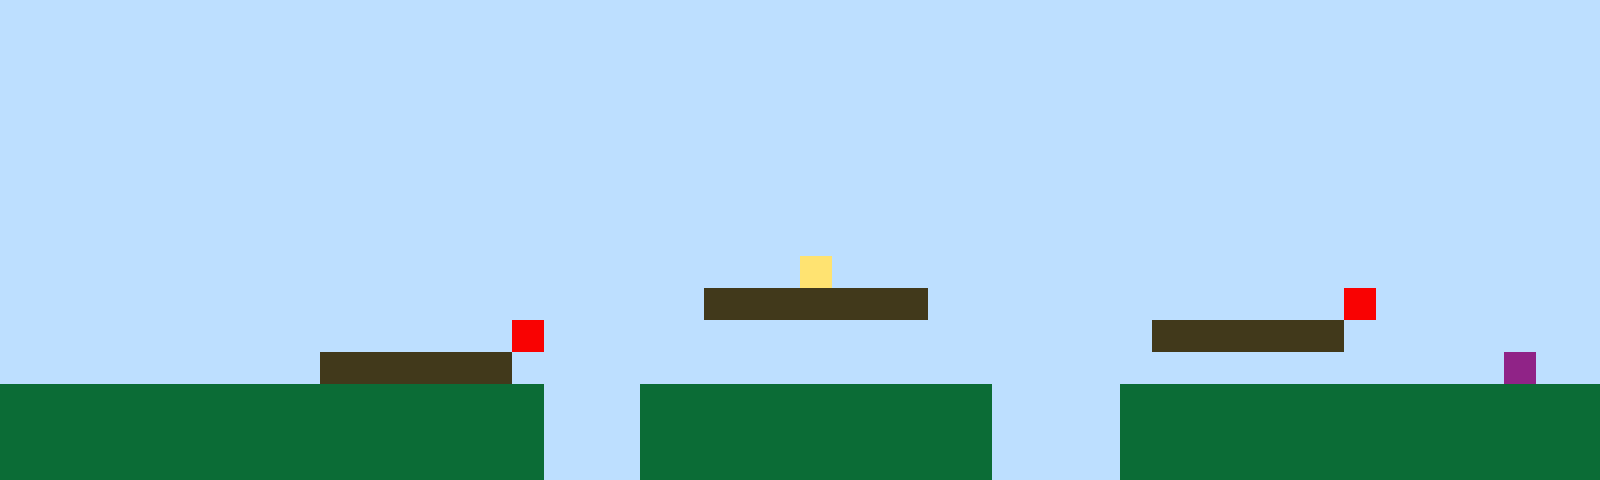

This game map was drawn from its Tiled (.tmx) file and the tilesets committed beside it. A one-line description and the full map source follow:
An orthogonal 50x15 tile map with 32x32 px tiles, 1 tile layer (Tile Layer 1).

<map version="1.10" tiledversion="1.11.2" orientation="orthogonal" renderorder="right-up" width="50" height="15" tilewidth="32" tileheight="32" infinite="0" nextlayerid="2" nextobjectid="1"><editorsettings><export target="map1.csv" format="csv" /></editorsettings><tileset firstgid="1" name="sprites" tilewidth="32" tileheight="32" tilecount="6" columns="3"><image source="sprites.png" width="96" height="64" /></tileset><layer id="1" name="Tile Layer 1" width="50" height="15"><data encoding="csv">1,1,1,1,1,1,1,1,1,1,1,1,1,1,1,1,1,1,1,1,1,1,1,1,1,1,1,1,1,1,1,1,1,1,1,1,1,1,1,1,1,1,1,1,1,1,1,1,1,1,1,1,1,1,1,1,1,1,1,1,1,1,1,1,1,1,1,1,1,1,1,1,1,1,1,1,1,1,1,1,1,1,1,1,1,1,1,1,1,1,1,1,1,1,1,1,1,1,1,1,1,1,1,1,1,1,1,1,1,1,1,1,1,1,1,1,1,1,1,1,1,1,1,1,1,1,1,1,1,1,1,1,1,1,1,1,1,1,1,1,1,1,1,1,1,1,1,1,1,1,1,1,1,1,1,1,1,1,1,1,1,1,1,1,1,1,1,1,1,1,1,1,1,1,1,1,1,1,1,1,1,1,1,1,1,1,1,1,1,1,1,1,1,1,1,1,1,1,1,1,1,1,1,1,1,1,1,1,1,1,1,1,1,1,1,1,1,1,1,1,1,1,1,1,1,1,1,1,1,1,1,1,1,1,1,1,1,1,1,1,1,1,1,1,1,1,1,1,1,1,1,1,1,1,1,1,1,1,1,1,1,1,1,1,1,1,1,1,1,1,1,1,1,1,1,1,1,1,1,1,1,1,1,1,1,1,1,1,1,1,1,1,1,1,1,1,1,1,1,1,1,1,1,1,1,1,1,1,1,1,1,1,1,1,1,1,1,1,1,1,1,1,1,1,1,1,1,1,1,1,1,1,1,1,1,1,1,1,1,1,1,1,1,1,1,1,1,1,1,1,1,1,1,1,1,1,1,1,1,1,1,1,1,1,1,1,1,1,1,1,1,1,1,1,1,1,1,1,1,1,1,1,1,1,1,1,1,1,1,1,1,1,1,1,1,1,1,1,1,1,1,1,1,1,1,1,1,1,1,1,1,1,1,1,1,1,1,1,1,1,1,1,1,1,1,4,1,1,1,1,1,1,1,1,1,1,1,1,1,1,1,1,1,1,1,1,1,1,1,1,1,1,1,1,1,1,1,1,1,1,1,1,1,1,1,1,1,1,1,1,1,1,3,3,3,3,3,3,3,1,1,1,1,1,1,1,1,1,1,1,1,1,5,1,1,1,1,1,1,1,1,1,1,1,1,1,1,1,1,1,1,1,1,1,1,1,5,1,1,1,1,1,1,1,1,1,1,1,1,1,1,1,1,1,1,1,3,3,3,3,3,3,1,1,1,1,1,1,1,1,1,1,1,1,1,1,1,1,1,1,3,3,3,3,3,3,1,1,1,1,1,1,1,1,1,1,1,1,1,1,1,1,1,1,1,1,1,1,1,1,1,1,1,1,1,1,1,6,1,1,2,2,2,2,2,2,2,2,2,2,2,2,2,2,2,2,2,1,1,1,2,2,2,2,2,2,2,2,2,2,2,1,1,1,1,2,2,2,2,2,2,2,2,2,2,2,2,2,2,2,2,2,2,2,2,2,2,2,2,2,2,2,2,2,2,2,2,1,1,1,2,2,2,2,2,2,2,2,2,2,2,1,1,1,1,2,2,2,2,2,2,2,2,2,2,2,2,2,2,2,2,2,2,2,2,2,2,2,2,2,2,2,2,2,2,2,2,1,1,1,2,2,2,2,2,2,2,2,2,2,2,1,1,1,1,2,2,2,2,2,2,2,2,2,2,2,2,2,2,2</data></layer></map>
